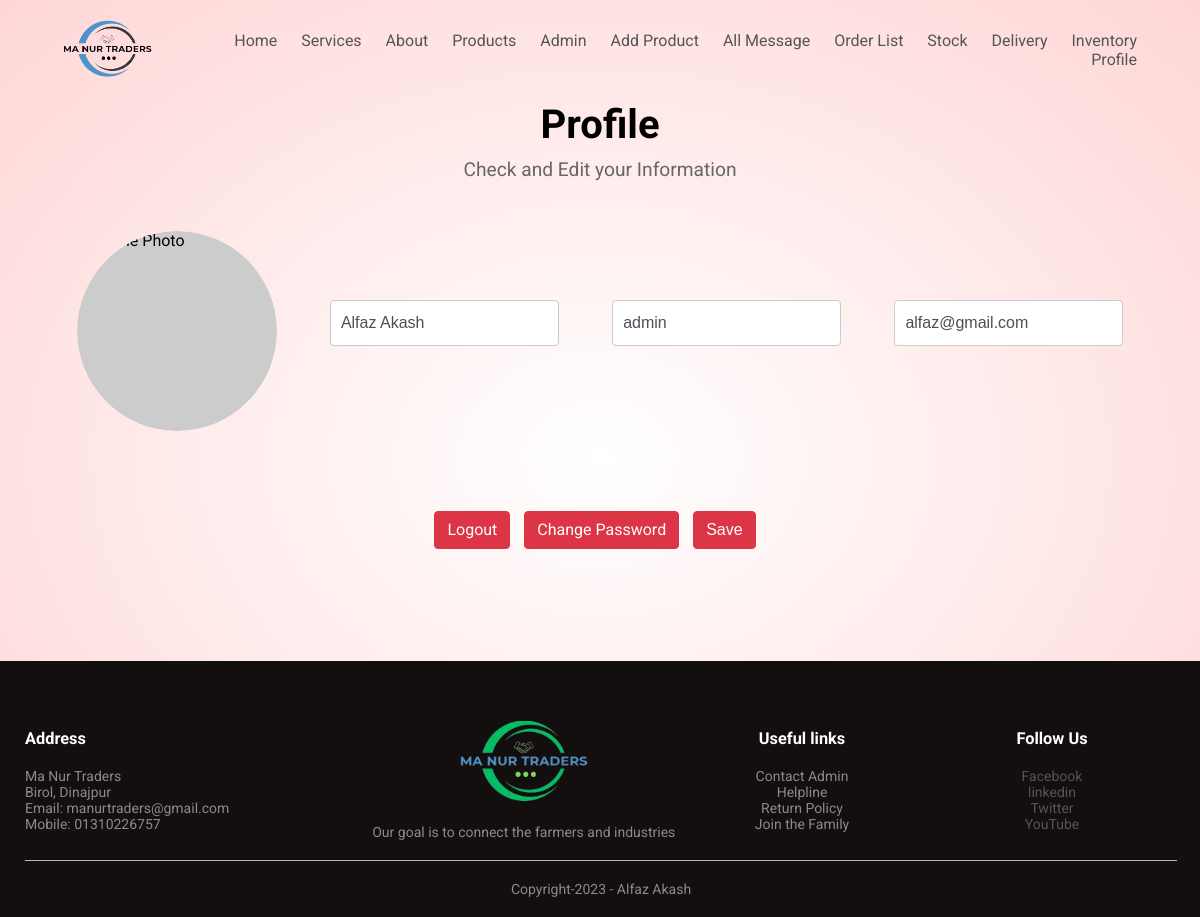
Page /CSE479/profile.php (signed in) on the committed database.
### tables this page shows
CREATE TABLE `users` (
  `userId` int(11) NOT NULL,
  `username` varchar(255) NOT NULL,
  `fullName` varchar(255) NOT NULL,
  `password` varchar(255) NOT NULL,
  `email` varchar(255) NOT NULL,
  `profilePicturePath` varchar(255) DEFAULT NULL,
  `userType` enum('admin','customer','staff') NOT NULL DEFAULT 'customer',
  `activeStatus` tinyint(1) NOT NULL DEFAULT 0
);

### CSE479/profile.php (the view, shortened to what this page needs)
<?php
include('db-connection.php');
$userId = $_SESSION['userId'];
$sql = "SELECT * FROM Users WHERE userId = $userId";
$result = $conn->query($sql);
if ($result->num_rows > 0) {
  $row = $result->fetch_assoc();
  $fullName = $row['fullName'];
  $username = $row['username'];
  $email = $row['email'];
  $profilePhotoPath = $row['profilePicturePath'];
}
?>
<!DOCTYPE html>
<html lang="en">
<head>
  <link rel="stylesheet" href="style.css" />
</head>
<body>
  <div class="header">
    <div class="container">
      <div class="navbar">
        <div class="logo">
          <img src="images/logo1.png" width="125px" />
        </div>
                        <?php
                        include('navbar.php');
                        ?>
      </div>
    </div>
  </div>
  <section class="custom-form-section" id="signin">
    <div class="profile-container">
      <div class="profile-row justify-content-center">
        <div class="col-lg-9">
          <div class="c_title text-center">
            <h1 class="c_h1 yellow form-title">Profile</h1>
            <p class="c_p ash">Check and Edit your Information</p>
          </div>
        </div>
      </div>
      <div class="row justify-content-center">
        <div class="col-lg-10">
          <div class="c_form">
            <form method="POST" action="updateprofile.php" enctype="multipart/form-data">
              <div class="row g-3 justify-content-center">
                <div class="col-lg-8 col-md-8 d-flex justify-content-center align-items-center">
                  <div id="image-preview-wrapper">
                    <label for="profile-picture" id="image-preview-label">
                      <img id="image-preview" src="<?php echo $profilePhotoPath; ?>" alt="Profile Photo" />
                    </label>
                  </div>
                </div>
                <div class="col-lg-8 col-md-8">
                  <input type="text" class="form-control c_email" placeholder="Fullname" name="name" required
                    value="<?php echo $fullName; ?>" />
                </div>
                <div class="col-lg-8 col-md-8">
                  <input type="text" class="form-control c_email" placeholder="Username" name="username" required
                    value="<?php echo $username; ?>" />
                </div>
                <div class="col-lg-8 col-md-8">
                  <input type="email" class="form-control c_email" placeholder="Email" name="email" required
                    value="<?php echo $email; ?>" />
                </div>
                <div class="col-lg-7 col-md-7 container-fluid">
                  <div class="button-container">
                    <a href="logout.php" class="profile-btn c_button alt-button" style="margin-top: 5rem">Logout</a>
                    <a href="password_page.php" class="profile-btn c_button alt-button" style="margin-top: 5rem">Change
                      Password</a>
                    <button type="submit" class="profile-btn c_button" style="margin-top: 5rem">
                      Save
                    </button>
                  </div>
                </div>
              </div>
            </form>
          </div>
        </div>
      </div>
    </div>
  </section>
  <div class="footer">
    <div class="container">
      <div class="row">
        <div class="footer-col-1">
          <h3>Address</h3>
          <p>
            Ma Nur Traders <br />
            Birol, Dinajpur <br />
            Email: manurtraders@gmail.com <br />
            Mobile: 01310226757
          </p>
        </div>
        <div class="footer-col-2">
          <img src="images/logo.png" alt="" />
          <p>Our goal is to connect the farmers and industries</p>
        </div>
        <div class="footer-col-3">
          <h3>Useful links</h3>
          <ul>
            <li>Contact Admin</li>
            <li>Helpline</li>
            <li>Return Policy</li>
            <li>Join the Family</li>
          </ul>
        </div>
        <div class="footer-col-4">
          <div class="social_media">
            <h3>Follow Us</h3>
            <ul>
              <li><a href="">Facebook</a></li>
              <li><a href="">linkedin</a></li>
              <li><a href="">Twitter</a></li>
              <li><a href="">YouTube</a></li>
            </ul>
          </div>
        </div>
      </div>
      <hr />
      <p class="copyright">Copyright-2023 - Alfaz Akash</p>
    </div>
  </div>
</body>
</html>

### CSE479/style.css (style rules this page uses)
* { margin: 0; padding: 0; box-sizing: border-box; }
body { font-family: 'Kaushan Script', cursive; font-family: 'Poppins', sans-serif; font-family: 'Roboto', sans-serif; background: radial-gradient(#fff, #ffd6d6); }
.navbar { display: flex; align-items: center; padding: 20px; }
a { text-decoration: none; color: #555; }
p { color: #555; }
.container { max-width: 1300px; margin: auto; padding-left: 25px; padding-right: 23px; }
.row { display: flex; align-items: center; flex-wrap: wrap; justify-content: space-around; }
.footer { background: #130f0f; color: #8a8a88; font-size: 14px; padding: 40px 0 20px; }
.footer p { color: #8a8a88; }
.footer h3 { color: #fff; margin-bottom: 20px; }
.footer-col-1, .footer-col-2, .footer-col-3, .footer-col-4 { min-width: 250px; margin-top: 20px; }
.footer-col-1 { flex-basis: 30%; }
.footer-col-2 { flex: 1; text-align: center; }
.footer-col-2 img { width: 180px; margin-bottom: 20px; }
.footer-col-3, .footer-col-4 { flex-basis: 12%; text-align: center; }
ul { list-style-type: none; }
.footer hr { border: none; background: #b5b5bb; height: 1px; margin: 20px 0; }
.copyright { text-align: center; }
hr { border: none; border-top: 1px solid #ccc; margin: 20px 0; }
.profile-container { max-width: 1200px; margin: 0 auto; padding: 0 15px; height: 70dvh; }
.profile-row { display: flex; flex-wrap: wrap; margin-right: -15px; margin-left: -15px; align-items: center; align-content: center; text-align: center; }
.col-lg-9, .col-lg-10 { flex: 0 0 auto; width: 100%; max-width: 100%; padding-right: 15px; padding-left: 15px; }
.c_title h1 { font-size: 2.5rem; margin-bottom: 10px; }
.c_title p { font-size: 1.2rem; color: #666; margin-bottom: 30px; }
.c_form { padding: 20px; border-radius: 8px; }
.form-control { display: block; width: 100%; padding: 0.375rem 0.75rem; font-size: 1rem; line-height: 1.5; color: #495057; background-color: #fff; background-clip: padding-box; border: 1px solid #ced4da; border-radius: 0.25rem; transition: border-color 0.15s ease-in-out, box-shadow 0.15s ease-in-out; }
.button-container { text-align: center; }
.profile-btn { display: inline-block; font-weight: 400; text-align: center; vertical-align: middle; user-select: none; border: 1px solid transparent; padding: 0.375rem 0.75rem; font-size: 1rem; line-height: 1.5; border-radius: 0.25rem; transition: color 0.15s ease-in-out, background-color 0.15s ease-in-out, border-color 0.15s ease-in-out, box-shadow 0.15s ease-in-out; cursor: pointer; margin-right: 10px; margin-bottom: 10px; }
.profile-btn.alt-button { background-color: #ffc107; color: #fff; border-color: #ffc107; }
.profile-btn.c_button { background-color: #dc3545; color: #fff; border-color: #dc3545; }
#image-preview-label { display: flex; align-items: center; justify-content: center; background-color: #ccc; width: 200px; height: 200px; border-radius: 50%; cursor: pointer; }
#image-preview { max-width: none; max-height: none; display: none; width: 100%; height: 100%; object-fit: cover; }
#image-preview-wrapper { width: 200px; height: 200px; overflow: hidden; border-radius: 50%; }
form { width: 100%; }
form input[type="text"], form input[type="email"], form textarea, form select { width: 100%; padding: 10px; margin-bottom: 15px; border: 1px solid #ccc; border-radius: 4px; }

### rows in the picture
users: name "Alfaz Akash", username "admin", email "alfaz@gmail.com"
